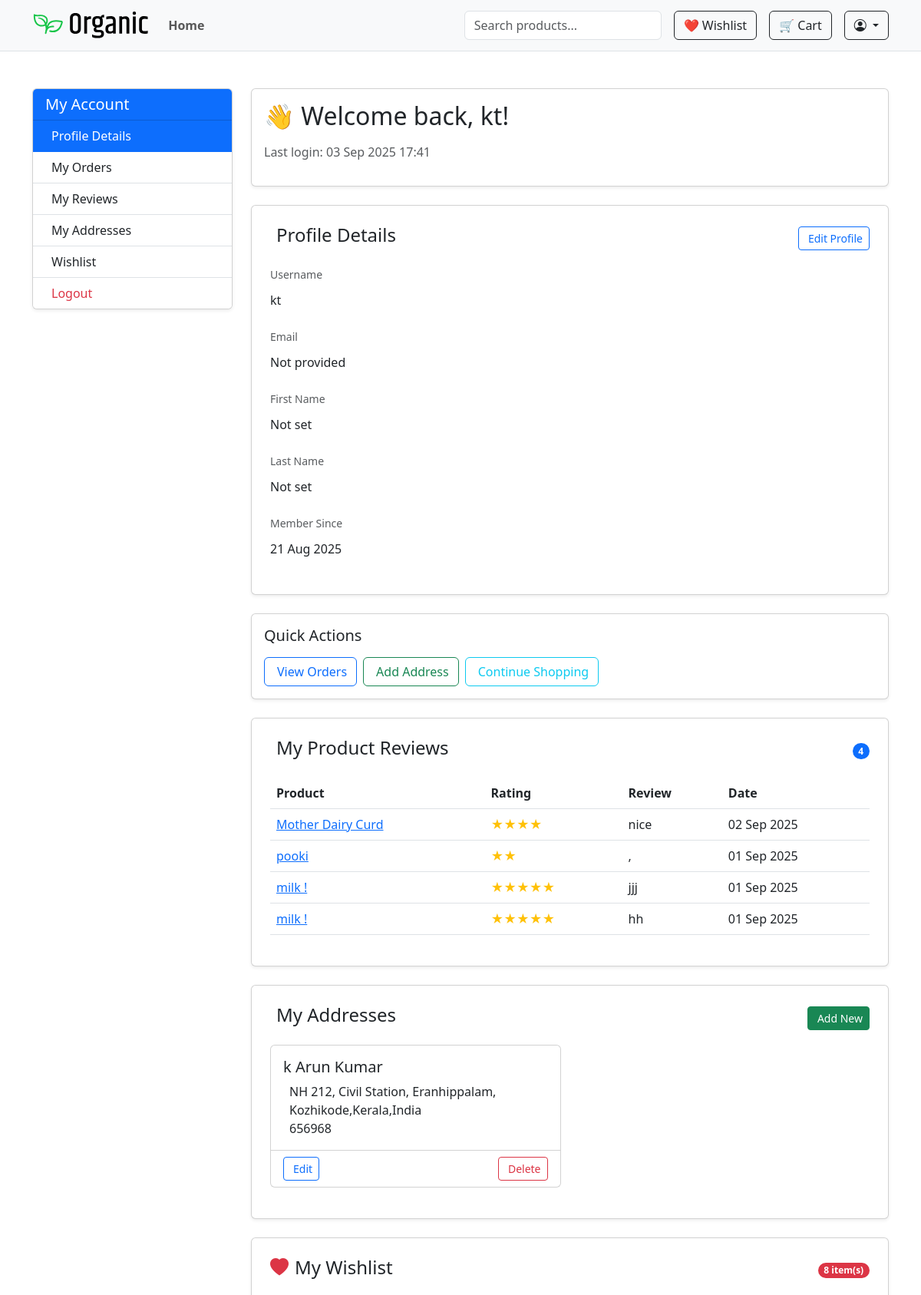
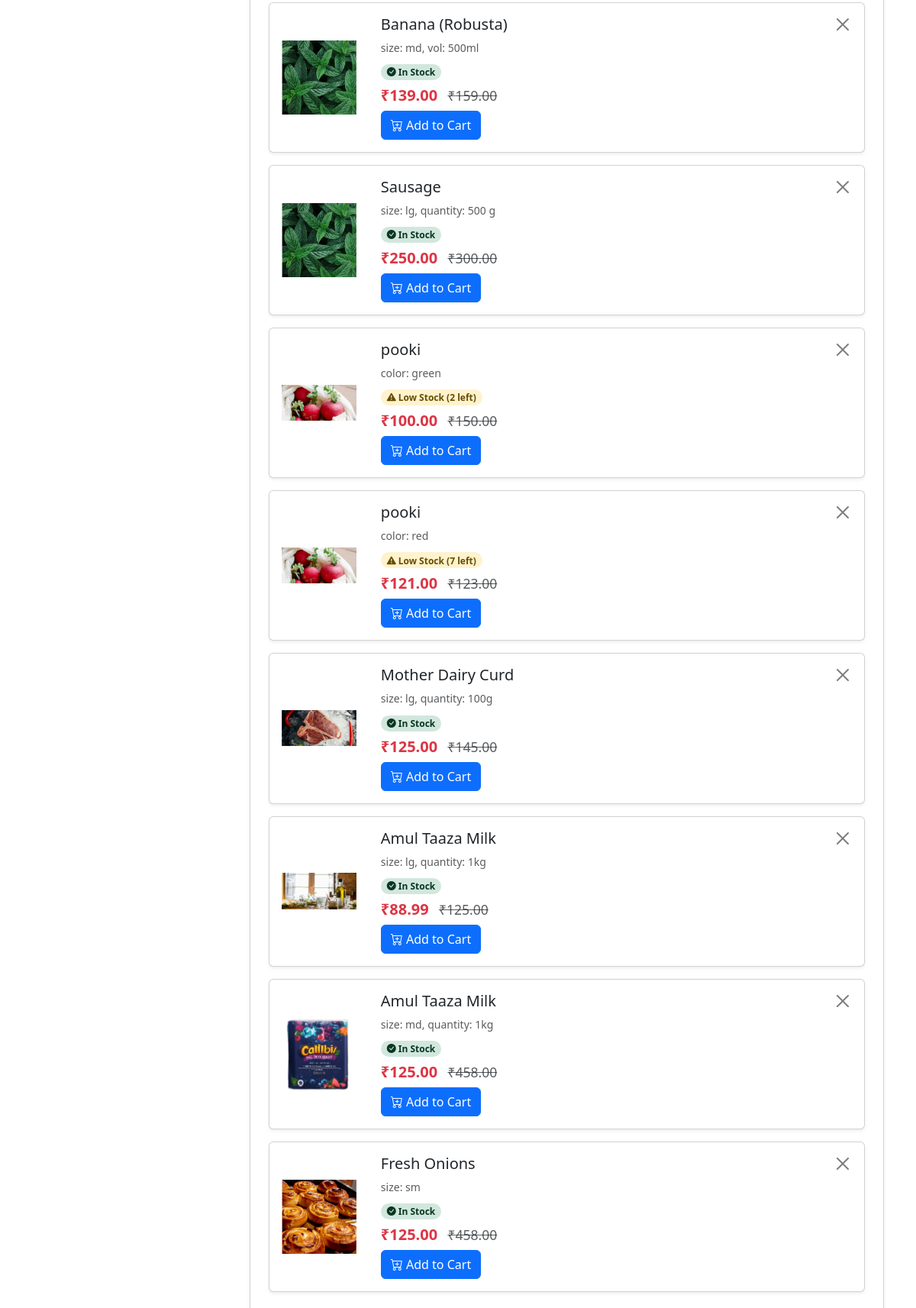
The page /accounts/profile/ (signed in, upper part) on the database its author committed (2 pictures, top to bottom).
### shop/models.py (models this page shows, shortened)
class Review(models.Model):
    product = models.ForeignKey(Product, on_delete=models.CASCADE, related_name='reviews')
    user = models.ForeignKey(User, on_delete=models.CASCADE)
    rating = models.PositiveSmallIntegerField(choices=[(i, i) for i in range(1, 6)])
    comment = models.TextField(blank=True)
    created_at = models.DateTimeField(auto_now_add=True)

class Product(models.Model):
    category = models.ForeignKey(Category, on_delete=models.CASCADE, related_name='products')
    name = models.CharField(max_length=255)
    slug = models.SlugField(unique=True ,blank=True)
    description = models.TextField()
    price = models.DecimalField(max_digits=10, decimal_places=2)
    discount_price = models.DecimalField(max_digits=10, decimal_places=2, null=True, blank=True)
    image = models.ImageField(upload_to='products/')
    is_featured = models.BooleanField(default=False)
    sold_count = models.PositiveIntegerField(default=0)
    created_at = models.DateTimeField(auto_now_add=True)
    views = models.PositiveIntegerField(default=1)
    available = models.BooleanField(default=True)
    stock = models.PositiveIntegerField(default=0)

class ProductVariant(models.Model):
    product = models.ForeignKey(Product, on_delete=models.CASCADE, related_name='variants')
    values = models.ManyToManyField(VariantValue)
    price = models.DecimalField(max_digits=10, decimal_places=2)
    discount_price = models.DecimalField(max_digits=10, decimal_places=2, null=True, blank=True)
    stock = models.IntegerField()
    sku = models.CharField(max_length=50, unique=True, blank=True)
    image = models.ImageField(upload_to='variants/', null=True, blank=True)
    sold_count = models.IntegerField(default=0)

class VariantValue(models.Model):
    option = models.ForeignKey(VariantOption, on_delete=models.CASCADE)
    value = models.CharField(max_length=100)

class VariantOption(models.Model):
    name = models.CharField(max_length=50)

### accounts/models.py (models this page shows, shortened)
class Address(models.Model):
    user = models.ForeignKey(User, on_delete=models.CASCADE, related_name='addresses')
    full_name = models.CharField(max_length=100)
    phone = models.CharField(max_length=20)
    address_line = models.TextField()
    city = models.CharField(max_length=50)
    postal_code = models.CharField(max_length=10)
    state=models.CharField(max_length=50)
    country = models.CharField(max_length=50)
    is_default = models.BooleanField(default=False)

class Wishlist(models.Model):
    user = models.ForeignKey(User, on_delete=models.CASCADE)
    product = models.ForeignKey(Product, on_delete=models.CASCADE)
    variant = models.ForeignKey(ProductVariant, null=True, blank=True, on_delete=models.CASCADE)
    added_at = models.DateTimeField(auto_now_add=True)
    class Meta:
        unique_together = ('user', 'product', 'variant')
    @property
    def display_price(self):
        if self.variant:
            return self.variant.discount_price or self.variant.price
        return self.product.discount_price or self.product.price
    @property
    def original_price(self):
        if self.variant:
            return self.variant.price
        return self.product.price
    @property
    def has_discount(self):
        if self.variant:
            return bool(self.variant.discount_price)
        return bool(self.product.discount_price)
    @property
    def stock(self):
        if self.variant:
            return self.variant.stock
        return getattr(self.product, 'stock', 0)
    @property
    def display_image(self):
        if self.variant and self.variant.image:
            return self.variant.image
        return self.product.image

### accounts/views.py (the view)
# urls.py: path('profile/', views.profile_view, name='profile'),
@login_required
def profile_view(request):
    user = request.user
    cart = Cart.objects.filter(user=user).first()
    addresses = Address.objects.filter(user=user)
    cart_items = cart.items.select_related('product') if cart else []
    total_price = sum(item.total_price for item in cart_items)
    wishlist = Wishlist.objects.filter(user=user).select_related('product', 'variant')
    reviews = Review.objects.filter(user=user).select_related('product').order_by('-created_at')
    orders = Order.objects.filter(user=user).order_by('-created_at')
    return render(request, 'accounts/profile.html', {
        'cart_items': cart_items,
        'total_price': total_price,
        'reviews': reviews,
        'addresses': addresses,
        'wishlist': wishlist,
        'orders': orders,
    })

### shop/context_processors.py (called while the page is built)
def wishlist_context(request):
    wishlist_count = 0
    if request.user.is_authenticated:
        wishlist_count = Wishlist.objects.filter(user=request.user).count()
    return {'wishlist_items_count': wishlist_count}

### accounts/templates/accounts/profile.html (shortened to what this page needs)
{% extends 'shop/base.html' %}
{% block content %}
<div class="container py-5">
  <div class="row">
    <div class="col-md-3 mb-4">
      <div class="card shadow-sm">
        <div class="card-header bg-primary text-white">
          <h5 class="mb-0">My Account</h5>
        </div>
        <div class="list-group list-group-flush">
          <a href="#profile-section" class="list-group-item list-group-item-action active">
            Profile Details
          </a>
          <a href="{% url 'accounts:my_orders' %}" class="list-group-item list-group-item-action">
            My Orders
          </a>
          <a href="#reviews-section" class="list-group-item list-group-item-action">
            My Reviews
          </a>
          <a href="#address-section" class="list-group-item list-group-item-action">
            My Addresses
          </a>
          <a href="#wishlist-section" class="list-group-item list-group-item-action">
            Wishlist
          </a>
          <a href="{% url 'accounts:logout' %}" class="list-group-item list-group-item-action text-danger">
            Logout
          </a>
        </div>
      </div>
    </div>
    <div class="col-md-9">
      <div class="card shadow-sm mb-4">
        <div class="card-body">
          <h2 class="mb-3">👋 Welcome back, {{ user.first_name|default:user.username }}!</h2>
          <p class="text-muted">Last login: {{ user.last_login|date:"d M Y H:i" | default:"First time login" }}</p>
        </div>
      </div>
      <div id="profile-section" class="card shadow-sm p-4 mb-4">
        <div class="d-flex justify-content-between align-items-center mb-3">
          <h4>Profile Details</h4>
          <a href="{% url 'accounts:edit_profile' %}" class="btn btn-sm btn-outline-primary">
            Edit Profile
          </a>
        </div>
        <div class="row">
          <div class="col-md-6">
            <div class="mb-3">
              <label class="form-label text-muted small mb-1">Username</label>
              <p class="form-control-plaintext">{{ user.username }}</p>
            </div>
            <div class="mb-3">
              <label class="form-label text-muted small mb-1">Email</label>
              <p class="form-control-plaintext">{{ user.email|default:"Not provided" }}</p>
            </div>
            <div class="mb-3">
              <label class="form-label text-muted small mb-1">First Name</label>
              <p class="form-control-plaintext">{{ user.first_name|default:"Not set" }}</p>
            </div>
            <div class="mb-3">
              <label class="form-label text-muted small mb-1">Last Name</label>
              <p class="form-control-plaintext">{{ user.last_name|default:"Not set" }}</p>
            </div>
            <div class="mb-3">
              <label class="form-label text-muted small mb-1">Member Since</label>
              <p class="form-control-plaintext">{{ user.date_joined|date:"d M Y" }}</p>
            </div>
          </div>
        </div>
      </div>
      <div class="card shadow-sm mb-4">
        <div class="card-body">
          <h5 class="mb-3">Quick Actions</h5>
          <div class="d-flex flex-wrap gap-2">
            <a href="{% url 'accounts:my_orders' %}" class="btn btn-outline-primary">
               View Orders
            </a>
            <a href="{% url 'accounts:add_address' %}" class="btn btn-outline-success">
               Add Address
            </a>
            <a href="{% url 'shop:index' %}" class="btn btn-outline-info">
               Continue Shopping
            </a>
          </div>
        </div>
      </div>
      <div id="reviews-section" class="card shadow-sm p-4 mb-4">
        <div class="d-flex justify-content-between align-items-center mb-3">
          <h4>My Product Reviews</h4>
          <span class="badge bg-primary rounded-pill">{{ reviews.count }}</span>
        </div>
        {% if reviews %}
          <div class="table-responsive">
            <table class="table">
              <thead>
                <tr>
                  <th>Product</th>
                  <th>Rating</th>
                  <th>Review</th>
                  <th>Date</th>
                </tr>
              </thead>
              <tbody>
                {% for review in reviews %}
                  <tr>
                    <td><a href="{% url 'shop:product_detail' review.product.slug %}">{{ review.product.name }}</a></td>
                    <td>
                      <span class="text-warning">
                        {% with ''|center:review.rating as stars %}
                          {% for _ in stars %}★{% endfor %}
                        {% endwith %}
                      </span>
                    </td>
                    <td>{{ review.comment|truncatechars:50 }}</td>
                    <td>{{ review.created_at|date:"d M Y" }}</td>
                  </tr>
                {% endfor %}
              </tbody>
            </table>
          </div>
        {% endif %}
      </div>
      <div id="address-section" class="card shadow-sm p-4 mb-4">
        <div class="d-flex justify-content-between align-items-center mb-3">
          <h4>My Addresses</h4>
          <a href="{% url 'accounts:add_address' %}" class="btn btn-sm btn-success">
             Add New
          </a>
        </div>
        {% if addresses %}
          <div class="row">
            {% for address in addresses %}
              <div class="col-md-6 mb-3">
                <div class="card h-100 {% if address.is_default %}border-primary{% endif %}">
                  <div class="card-body">
                    <h5 class="card-title">{{ address.full_name }}</h5>
                    <p class="card-text">
                       {{ address.address_line  }}<br>
                      {{ address.city }},{{ address.state }},{{ address.country }}<br>
                      {{ address.postal_code }}
                    </p>
                  </div>
                  <div class="card-footer bg-transparent d-flex justify-content-between">
                    <a href="{% url 'accounts:edit_address' address.pk %}?next={{ request.path }}" class="btn btn-sm btn-outline-primary">
   Edit
</a>
                    <a href="{% url 'accounts:delete_address' address.pk %}"
                       class="btn btn-sm btn-outline-danger"
                       onclick="return confirm('Are you sure you want to delete this address?');">
                       Delete
                    </a>
                  </div>
                </div>
              </div>
            {% endfor %}
          </div>
        {% endif %}
      </div>
<div id="wishlist-section" class="card shadow-sm p-4 mb-4">
    <div class="d-flex justify-content-between align-items-center mb-3">
        <h4><i class="bi bi-heart-fill me-2 text-danger"></i>My Wishlist</h4>
        <span class="badge bg-danger rounded-pill">{{ wishlist.count }} item(s)</span>
    </div>
    {% if wishlist %}
        <div class="row">
            <div class="col-12">
                {% for item in wishlist %}
                <div class="card wishlist-item mb-3 shadow-sm">
                    <div class="row g-0">
                        <div class="col-md-2 text-center align-self-center">
                            <a href="{% url 'shop:product_detail' item.product.slug %}">
                                <img src="{{ item.display_image.url }}"
                                     class="img-fluid rounded-start p-3"
                                     alt="{{ item.product.name }}"
                                     style="max-height: 160px; object-fit: contain;">
                            </a>
                        </div>
                        <div class="col-md-10">
                            <div class="card-body d-flex flex-column h-100">
                                <div class="d-flex justify-content-between">
                                    <div>
                                        <h5 class="card-title">{{ item.product.name }}</h5>
                                        {% if item.variant %}
                                            <p class="card-text text-muted small">
                                                {% for value in item.variant.values.all %}
                                                    {{ value.option.name }}: {{ value.value }}{% if not forloop.last %}, {% endif %}
                                                {% endfor %}
                                            </p>
                                        {% endif %}
                                    </div>
                                    <form action="{% url 'accounts:remove_from_wishlist' item.id %}" method="post" class="ms-3">
                                        <button type="submit" class="btn-close" title="Remove from wishlist"></button>
                                    </form>
                                </div>
                                <div class="my-2">
                                    {% if item.stock > 10 %}
                                        <span class="badge bg-success-subtle text-success-emphasis rounded-pill"><i class="bi bi-check-circle-fill"></i> In Stock</span>
                                    {% elif item.stock > 0 %}
                                        <span class="badge bg-warning-subtle text-warning-emphasis rounded-pill"><i class="bi bi-exclamation-triangle-fill"></i> Low Stock ({{ item.stock }} left)</span>
                                    {% else %}
                                        <span class="badge bg-danger-subtle text-danger-emphasis rounded-pill"><i class="bi bi-x-circle-fill"></i> Out of Stock</span>
                                    {% endif %}
                                </div>
                                <div class="price h5">
                                    {% if item.has_discount %}
                                        <span class="text-danger">₹{{ item.display_price }}</span>
                                        <small class="text-muted text-decoration-line-through ms-2">₹{{ item.original_price }}</small>
                                    {% else %}
                                        <span>₹{{ item.display_price }}</span>
                                    {% endif %}
                                </div>
                                <div class="mt-auto">
                                    {% if item.stock > 0 %}
                                        <form action="{% url 'shop:cart_add' item.product.id %}" method="post">
                                            <button type="submit" class="btn btn-primary">
                                                <i class="bi bi-cart-plus"></i> Add to Cart
                                            </button>
                                        </form>
                                    {% else %}
                                        <button class="btn btn-secondary" disabled>Out of Stock</button>
                                    {% endif %}
                                </div>
                            </div>
                        </div>
                    </div>
                </div>
                {% endfor %}
            </div>
        </div>
    {% endif %}
</div>
{% endblock %}

### shop/static/css/style.css (style rules this page uses)
.price .text-danger { font-weight: bold; }

### accounts/templates/accounts/profile.html (style rules this page uses)
.wishlist-item { transition: box-shadow 0.2s ease-in-out, transform 0.2s ease-in-out; }

### rows shown on the page
Review: product.name "Mother Dairy Curd", comment "nice", created_at "02 Sep 2025"
Review: product.name "pooki", comment ",", created_at "01 Sep 2025"
Review: product.name "milk !", comment "jjj", created_at "01 Sep 2025"
Review: product.name "milk !", comment "hh", created_at "01 Sep 2025"
Address: full_name "k Arun Kumar", address_line "NH 212, Civil Station, Eranhippalam,", city "Kozhikode", state "Kerala", country "India", postal_code "656968"
Wishlist: display_image (picture), product.name "Banana (Robusta)", shows "In Stock", display_price "139.00", original_price "159.00"
VariantValue: option.name "size", value "md"
VariantValue: option.name "vol", value "500ml"
Wishlist: display_image (picture), product.name "Sausage", shows "In Stock", display_price "250.00", original_price "300.00"
VariantValue: option.name "size", value "lg"
VariantValue: option.name "quantity", value "500 g"
Wishlist: display_image (picture), product.name "pooki", stock "2", display_price "100.00", original_price "150.00"
VariantValue: option.name "color", value "green"
Wishlist: display_image (picture), product.name "pooki", stock "7", display_price "121.00", original_price "123.00"
VariantValue: option.name "color", value "red"
Wishlist: display_image (picture), product.name "Mother Dairy Curd", shows "In Stock", display_price "125.00", original_price "145.00"
VariantValue: option.name "quantity", value "100g"
Wishlist: display_image (picture), product.name "Amul Taaza Milk", shows "In Stock", display_price "88.99", original_price "125.00"
VariantValue: option.name "quantity", value "1kg"
Wishlist: display_image (picture), product.name "Amul Taaza Milk", shows "In Stock", display_price "125.00", original_price "458.00"
Wishlist: display_image (picture), product.name "Fresh Onions", shows "In Stock", display_price "125.00", original_price "458.00"
VariantValue: option.name "size", value "sm"

### other values the page prints
{{ user.first_name|default:user.username }} "kt"
{{ user.last_login|date:"d M Y H:i" | default:"First time login" }} "03 Sep 2025 17:41"
{{ user.username }} "kt"
{{ user.email|default:"Not provided" }} "Not provided"
{{ user.first_name|default:"Not set" }} "Not set"
{{ user.last_name|default:"Not set" }} "Not set"
{{ user.date_joined|date:"d M Y" }} "21 Aug 2025"
{{ reviews.count }} "4"
{{ wishlist.count }} "8"
